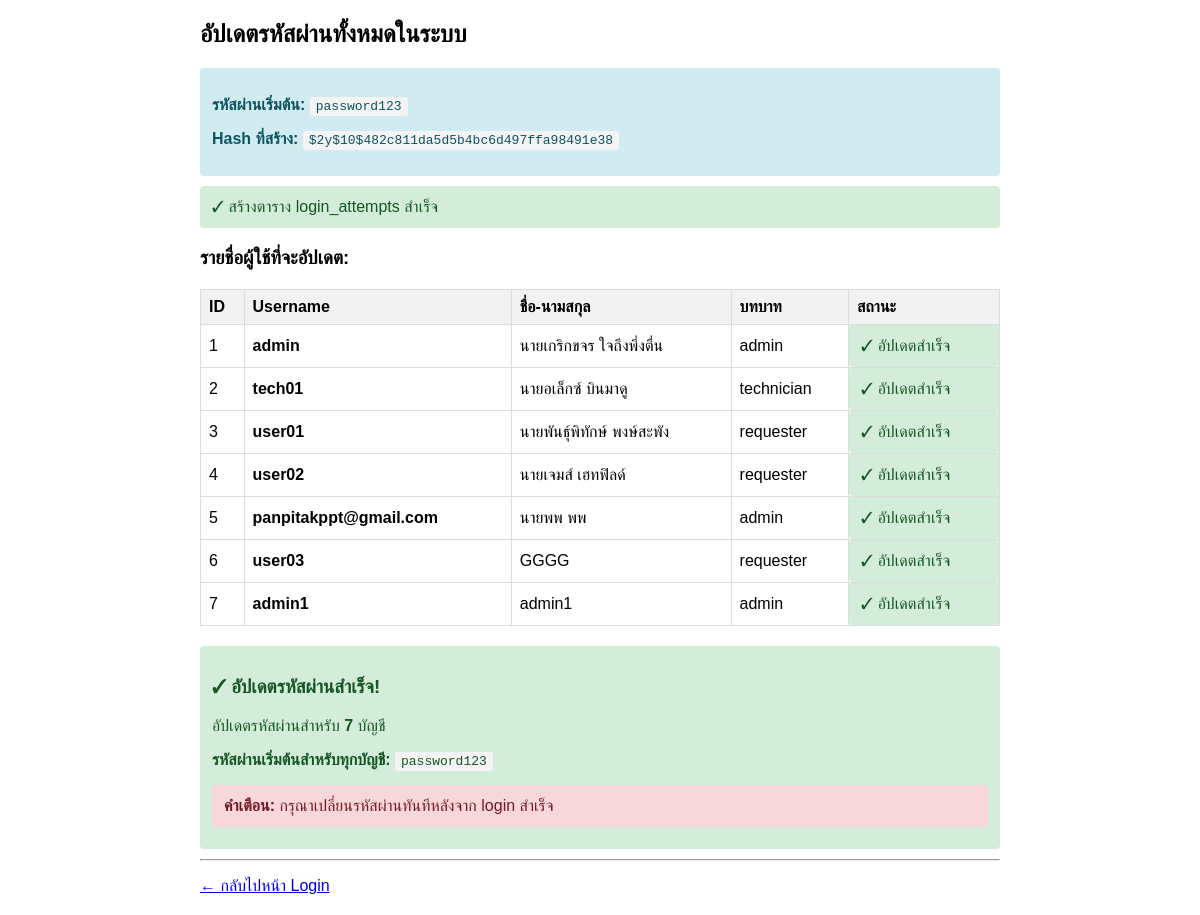
The app's page /tools/update_all_passwords.php with its own data.
### tables this page shows
CREATE TABLE `staffs` (
  `staff_id` int(11) NOT NULL COMMENT 'รหัสบุคลากร',
  `username` varchar(100) NOT NULL COMMENT 'ชื่อผู้ใช้สำหรับ',
  `password_hash` varchar(256) NOT NULL COMMENT 'รหัสผ่านที่เข้ารหัส',
  `full_name` varchar(100) NOT NULL COMMENT 'ชื่อ-นามสกุลเต็ม',
  `group_name` varchar(100) NOT NULL COMMENT 'กลุ่ม/ฝ่าย',
  `position` varchar(50) NOT NULL COMMENT 'ตำแหน่ง',
  `role` varchar(20) NOT NULL COMMENT 'บทบาทในระบบ'
);

### tools/update_all_passwords.php (the view, shortened to what this page needs)
<?php
require_once __DIR__ . '/../db_connect.php';
$default_password = 'password123';
$new_hash = password_hash($default_password, PASSWORD_DEFAULT);
echo '<h2>อัปเดตรหัสผ่านทั้งหมดในระบบ</h2>';
echo '<div class="info">';
echo '<p><strong>รหัสผ่านเริ่มต้น:</strong> <code>' . htmlspecialchars($default_password) . '</code></p>';
echo '<p><strong>Hash ที่สร้าง:</strong> <code>' . htmlspecialchars($new_hash) . '</code></p>';
echo '</div>';
try {
    $pdo->exec("
        CREATE TABLE IF NOT EXISTS login_attempts (
            id INT AUTO_INCREMENT PRIMARY KEY,
            username VARCHAR(40) NOT NULL,
            ip_address VARCHAR(45),
            success TINYINT(1) DEFAULT 0,
            attempt_time DATETIME DEFAULT CURRENT_TIMESTAMP,
            INDEX idx_username_time (username, attempt_time)
        ) ENGINE=InnoDB DEFAULT CHARSET=utf8mb4
    ");
    echo '<div class="success">✓ สร้างตาราง login_attempts สำเร็จ</div>';
    $stmt = $pdo->query("SELECT staff_id, username, full_name, role FROM staffs");
    $users = $stmt->fetchAll(PDO::FETCH_ASSOC);
    if (empty($users)) {
        echo '<div class="error">ไม่พบข้อมูลผู้ใช้ในระบบ</div>';
    } else {
        echo '<h3>รายชื่อผู้ใช้ที่จะอัปเดต:</h3>';
        echo '<table>';
        echo '<tr><th>ID</th><th>Username</th><th>ชื่อ-นามสกุล</th><th>บทบาท</th><th>สถานะ</th></tr>';
        $success_count = 0;
        foreach ($users as $user) {
            $success_count++;
            echo '<tr>';
            echo '<td>' . htmlspecialchars($user['staff_id']) . '</td>';
            echo '<td><strong>' . htmlspecialchars($user['username']) . '</strong></td>';
            echo '<td>' . htmlspecialchars($user['full_name']) . '</td>';
            echo '<td>' . htmlspecialchars($user['role']) . '</td>';
            echo '<td class="success">✓ อัปเดตสำเร็จ</td>';
            echo '</tr>';
        }
        echo '</table>';
        echo '<div class="success">';
        echo '<h3>✓ อัปเดตรหัสผ่านสำเร็จ!</h3>';
        echo '<p>อัปเดตรหัสผ่านสำหรับ <strong>' . $success_count . '</strong> บัญชี</p>';
        echo '<p><strong>รหัสผ่านเริ่มต้นสำหรับทุกบัญชี:</strong> <code>' . htmlspecialchars($default_password) . '</code></p>';
        echo '<p class="error"><strong>คำเตือน:</strong> กรุณาเปลี่ยนรหัสผ่านทันทีหลังจาก login สำเร็จ</p>';
        echo '</div>';
    }
} catch (PDOException $e) {
    echo '<div class="error">เกิดข้อผิดพลาด: ' . htmlspecialchars($e->getMessage()) . '</div>';
}
echo '<hr>';
echo '<p><a href="../login.php">← กลับไปหน้า Login</a></p>';
?>

### tools/update_all_passwords.php (style rules this page uses)
.success { background: #d4edda; color: #155724; padding: 12px; border-radius: 4px; margin: 10px 0; }
.error { background: #f8d7da; color: #721c24; padding: 12px; border-radius: 4px; margin: 10px 0; }
.info { background: #d1ecf1; color: #0c5460; padding: 12px; border-radius: 4px; margin: 10px 0; }
code { background: #f4f4f4; padding: 2px 6px; border-radius: 3px; }
table { border-collapse: collapse; width: 100%; margin: 20px 0; }
th, td { border: 1px solid #ddd; padding: 8px; text-align: left; }
th { background-color: #f2f2f2; }

### records on screen
staffs: staff_id "1", username "admin", full_name "นายเกริกขจร ใจถึงพึ่งตื่น", role "admin"
staffs: staff_id "2", username "tech01", full_name "นายอเล็กซ์ บินมาดู", role "technician"
staffs: staff_id "3", username "user01", full_name "นายพันธุ์พิทักษ์ พงษ์สะพัง", role "requester"
staffs: staff_id "4", username "user02", full_name "นายเจมส์ เฮทฟิลด์", role "requester"
staffs: staff_id "5", username "panpitakppt@gmail.com", full_name "นายพพ พพ", role "admin"
staffs: staff_id "6", username "user03", full_name "GGGG", role "requester"
staffs: staff_id "7", username "admin1", full_name "admin1", role "admin"

### other values on screen
$default_password "password123"
$new_hash "$2y$10$482c811da5d5b4bc6d497ffa98491e38"
$success_count "7"
